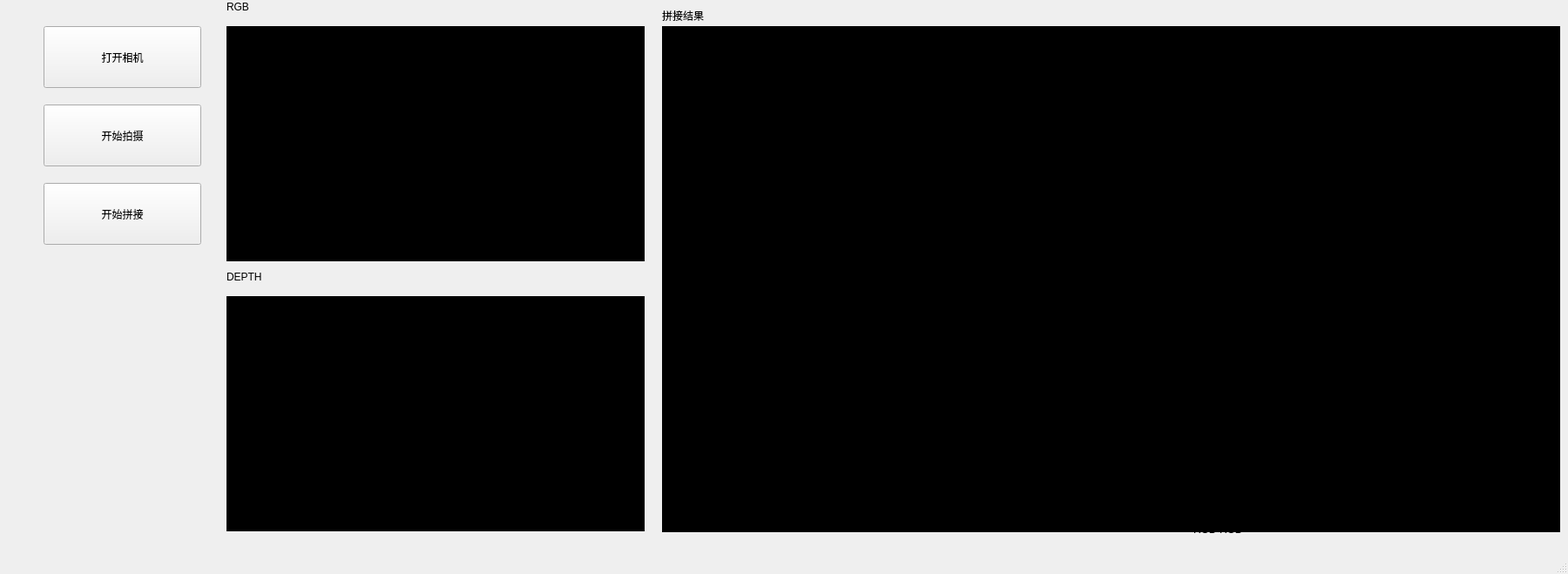
<?xml version="1.0" encoding="UTF-8"?>
<ui version="4.0">
 <class>MainWindow</class>
 <widget class="QMainWindow" name="MainWindow">
  <property name="geometry">
   <rect>
    <x>0</x>
    <y>0</y>
    <width>1800</width>
    <height>659</height>
   </rect>
  </property>
  <property name="windowTitle">
   <string>MainWindow</string>
  </property>
  <widget class="QWidget" name="centralwidget">
   <widget class="QPushButton" name="pushButton_startcam">
    <property name="geometry">
     <rect>
      <x>50</x>
      <y>30</y>
      <width>181</width>
      <height>71</height>
     </rect>
    </property>
    <property name="text">
     <string>打开相机</string>
    </property>
   </widget>
   <widget class="QPushButton" name="pushButton_frame">
    <property name="geometry">
     <rect>
      <x>50</x>
      <y>120</y>
      <width>181</width>
      <height>71</height>
     </rect>
    </property>
    <property name="text">
     <string>开始拍摄</string>
    </property>
   </widget>
   <widget class="QLabel" name="labelrgb">
    <property name="geometry">
     <rect>
      <x>260</x>
      <y>30</y>
      <width>480</width>
      <height>270</height>
     </rect>
    </property>
    <property name="styleSheet">
     <string notr="true">background-color:rgb(0, 0, 0);</string>
    </property>
    <property name="text">
     <string>TextLabel</string>
    </property>
   </widget>
   <widget class="QLabel" name="label_2">
    <property name="geometry">
     <rect>
      <x>260</x>
      <y>0</y>
      <width>72</width>
      <height>15</height>
     </rect>
    </property>
    <property name="text">
     <string>RGB</string>
    </property>
   </widget>
   <widget class="QLabel" name="labelrgb_2">
    <property name="geometry">
     <rect>
      <x>260</x>
      <y>340</y>
      <width>480</width>
      <height>270</height>
     </rect>
    </property>
    <property name="styleSheet">
     <string notr="true">background-color:rgb(0, 0, 0);</string>
    </property>
    <property name="text">
     <string>TextLabel</string>
    </property>
   </widget>
   <widget class="QLabel" name="label_3">
    <property name="geometry">
     <rect>
      <x>260</x>
      <y>310</y>
      <width>72</width>
      <height>15</height>
     </rect>
    </property>
    <property name="text">
     <string>DEPTH</string>
    </property>
   </widget>
   <widget class="QPushButton" name="pushButton">
    <property name="geometry">
     <rect>
      <x>50</x>
      <y>210</y>
      <width>181</width>
      <height>71</height>
     </rect>
    </property>
    <property name="text">
     <string>开始拼接</string>
    </property>
   </widget>
   <widget class="QLabel" name="labelrgb_3">
    <property name="geometry">
     <rect>
      <x>760</x>
      <y>30</y>
      <width>1031</width>
      <height>581</height>
     </rect>
    </property>
    <property name="styleSheet">
     <string notr="true">background-color:rgb(0, 0, 0);</string>
    </property>
    <property name="text">
     <string>TextLabel</string>
    </property>
   </widget>
   <widget class="QLabel" name="label_4">
    <property name="geometry">
     <rect>
      <x>1370</x>
      <y>600</y>
      <width>72</width>
      <height>15</height>
     </rect>
    </property>
    <property name="text">
     <string>RGB</string>
    </property>
   </widget>
   <widget class="QLabel" name="label_5">
    <property name="geometry">
     <rect>
      <x>1400</x>
      <y>600</y>
      <width>72</width>
      <height>15</height>
     </rect>
    </property>
    <property name="text">
     <string>RGB</string>
    </property>
   </widget>
   <widget class="QLabel" name="label_6">
    <property name="geometry">
     <rect>
      <x>760</x>
      <y>10</y>
      <width>72</width>
      <height>15</height>
     </rect>
    </property>
    <property name="text">
     <string>拼接结果</string>
    </property>
   </widget>
  </widget>
  <widget class="QStatusBar" name="statusbar"/>
 </widget>
 <resources/>
 <connections/>
</ui>
